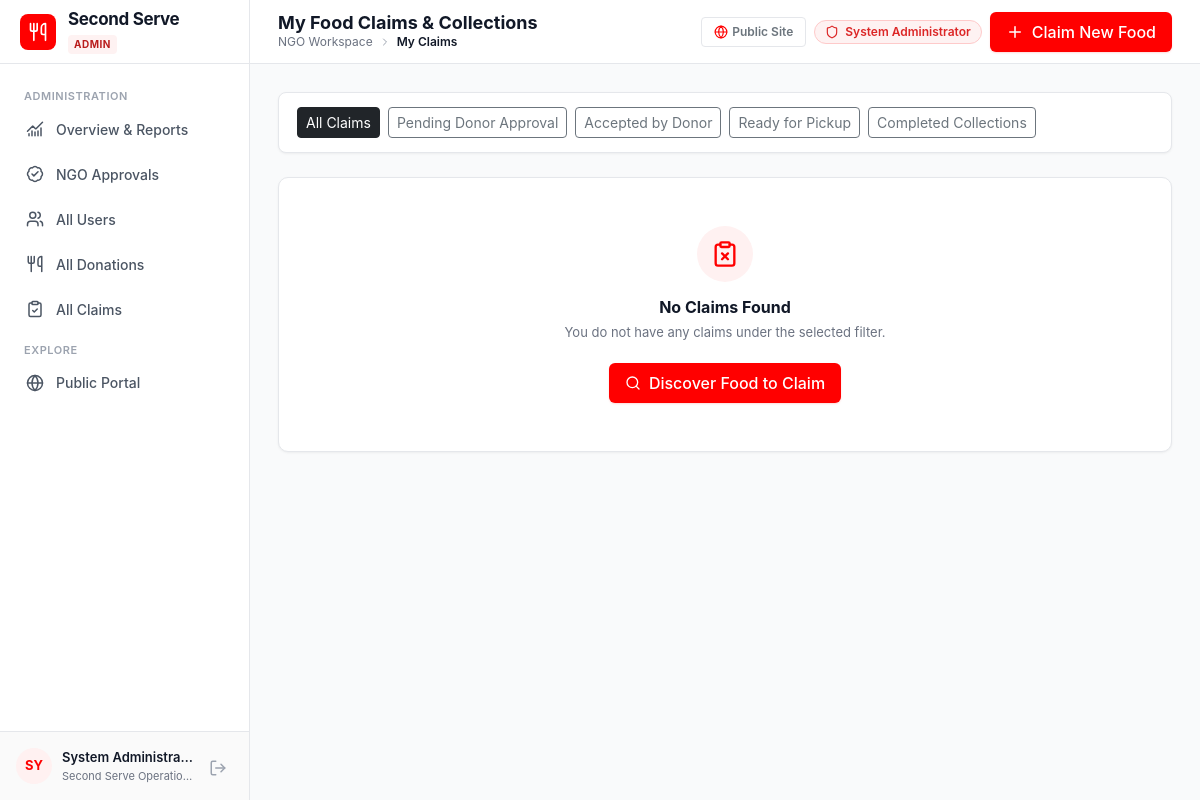
Page /ngo/my-claims (signed in) on the committed database.
### app/models.py (models this page shows, shortened)
class User(UserMixin, db.Model):
    __tablename__ = 'users'
    id = db.Column(db.Integer, primary_key=True)
    name = db.Column(db.String(100), nullable=False)
    email = db.Column(db.String(120), unique=True, index=True, nullable=False)
    password_hash = db.Column(db.String(255), nullable=False)
    role = db.Column(db.String(20), nullable=False, default='DONOR')  # DONOR, NGO, ADMIN
    phone = db.Column(db.String(25), nullable=False)
    organization_name = db.Column(db.String(150), nullable=True)
    address = db.Column(db.String(255), nullable=True)
    locality = db.Column(db.String(100), nullable=True)
    city = db.Column(db.String(100), nullable=True)
    district = db.Column(db.String(100), nullable=True)
    verification_status = db.Column(db.String(20), nullable=False, default='APPROVED')
    is_active = db.Column(db.Boolean, default=True, nullable=False)
    created_at = db.Column(db.DateTime, default=datetime.utcnow, nullable=False)
    listings = db.relationship('FoodListing', backref='donor', lazy='dynamic', cascade='all, delete-orphan')
    claims = db.relationship('Claim', backref='recipient', lazy='dynamic')
    audit_logs = db.relationship('AuditLog', backref='user', lazy='dynamic')
    @property
    def is_admin(self):
        return self.role == 'ADMIN'
    @property
    def is_donor(self):
        return self.role == 'DONOR'
    @property
    def is_ngo(self):
        return self.role == 'NGO'

### app/routes/ngo.py (the view)
@ngo_bp.route('/claims')
@ngo_bp.route('/my-claims')
def my_claims():
    status_filter = request.args.get('status', 'ALL').upper()
    query = Claim.query.filter_by(recipient_id=current_user.id)
    if status_filter != 'ALL':
        query = query.filter_by(status=status_filter)
    claims_list = query.order_by(Claim.created_at.desc()).all()
    return render_template('ngo/my_claims.html', claims=claims_list, current_filter=status_filter)

### app/templates/ngo/my_claims.html (shortened to what this page needs)
{% extends 'base.html' %}
{% block page_title %}My Food Claims & Collections{% endblock %}
{% block breadcrumb %}
  <span>NGO Workspace</span>
  <i data-lucide="chevron-right" style="width: 12px; height: 12px; color: #9CA3AF;"></i>
  <span style="color: #111827; font-weight: 600;">My Claims</span>
{% endblock %}
{% block header_actions %}
  <a href="{{ url_for('ngo.discover') }}" class="btn-ss-primary">
    <i data-lucide="plus" style="width: 18px; height: 18px;"></i>
    <span>Claim New Food</span>
  </a>
{% endblock %}
{% block content %}
<div class="filter-toolbar">
  <div class="d-flex flex-wrap gap-2">
    <a href="{{ url_for('ngo.my_claims', status='ALL') }}" class="btn btn-sm {% if current_filter == 'ALL' %}btn-dark{% else %}btn-outline-secondary{% endif %}">
      All Claims
    </a>
    <a href="{{ url_for('ngo.my_claims', status='PENDING') }}" class="btn btn-sm {% if current_filter == 'PENDING' %}btn-warning text-dark{% else %}btn-outline-secondary{% endif %}">
      Pending Donor Approval
    </a>
    <a href="{{ url_for('ngo.my_claims', status='ACCEPTED') }}" class="btn btn-sm {% if current_filter == 'ACCEPTED' %}btn-info text-white{% else %}btn-outline-secondary{% endif %}">
      Accepted by Donor
    </a>
    <a href="{{ url_for('ngo.my_claims', status='READY_FOR_COLLECTION') }}" class="btn btn-sm {% if current_filter == 'READY_FOR_COLLECTION' %}btn-primary{% else %}btn-outline-secondary{% endif %}">
      Ready for Pickup
    </a>
    <a href="{{ url_for('ngo.my_claims', status='COLLECTED') }}" class="btn btn-sm {% if current_filter == 'COLLECTED' %}btn-success{% else %}btn-outline-secondary{% endif %}">
      Completed Collections
    </a>
  </div>
</div>
<div class="ss-card">
  <div class="ss-card-body p-0">
    {% if claims %}
      <div class="table-responsive">
        <table class="ss-table">
          <thead>
            <tr>
              <th>Claim ID</th>
              <th>Food Item</th>
              <th>Quantity</th>
              <th>Donor Organization</th>
              <th>Pickup Address</th>
              <th>Status</th>
              <th>Claimed At</th>
              <th class="text-end">Tracker</th>
            </tr>
          </thead>
          <tbody>
            {% for c in claims %}
              <tr>
                <td><strong>#{{ c.id }}</strong></td>
                <td>
                  <div class="d-flex align-items-center gap-2">
                    {% if c.listing.image_filename %}
                      <img src="{{ url_for('static', filename='images/uploads/' + c.listing.image_filename) }}" alt="{{ c.listing.title }}" style="width: 40px; height: 40px; object-fit: cover; border-radius: 6px; border: 1px solid #E5E7EB; flex-shrink: 0;" onerror="this.src='{{ url_for('static', filename='images/food/buffet_curry.jpg') }}';">
                    {% else %}
                      <div style="width: 40px; height: 40px; border-radius: 6px; background: #FFF1F1; color: #FF0000; display: flex; align-items: center; justify-content: center; flex-shrink: 0;">
                        <i data-lucide="utensils" style="width: 18px; height: 18px;"></i>
                      </div>
                    {% endif %}
                    <div>
                      <div style="font-weight: 700; color: #111827;">{{ c.listing.title }}</div>
                      <div style="font-size: 11px; color: #6B7280;">{{ c.listing.category }}</div>
                    </div>
                  </div>
                </td>
                <td>
                  <strong>{{ c.listing.quantity|int if c.listing.quantity == c.listing.quantity|int else c.listing.quantity }}</strong> {{ c.listing.unit }}
                </td>
                <td>
                  <div style="font-weight: 600;">{{ c.listing.donor.organization_name or c.listing.donor.name }}</div>
                  <div style="font-size: 11px; color: #6B7280;">Phone: {{ c.listing.donor.phone }}</div>
                </td>
                <td>
                  <div style="font-size: 13px;">{{ c.listing.locality }}</div>
                  <div style="font-size: 11px; color: #6B7280;">{{ c.listing.location }}</div>
                </td>
                <td>
                  {% if c.status == 'PENDING' %}
                    <span class="pill-status pill-pending">Step 1: Submitted</span>
                  {% elif c.status == 'ACCEPTED' %}
                    <span class="pill-status pill-ready">Step 2: Accepted</span>
                  {% elif c.status == 'READY_FOR_COLLECTION' %}
                    <span class="pill-status pill-available">Step 3: Ready for Pickup</span>
                  {% elif c.status == 'COLLECTED' %}
                    <span class="pill-status pill-collected">Step 4: Collected</span>
                  {% elif c.status == 'REJECTED' %}
                    <span class="pill-status pill-rejected">Rejected</span>
                  {% else %}
                    <span class="pill-status pill-cancelled">Cancelled</span>
                  {% endif %}
                </td>
                <td>{{ c.created_at|datetimeformat }}</td>
                <td class="text-end">
                  <a href="{{ url_for('ngo.claim_tracker', claim_id=c.id) }}" class="btn btn-sm btn-ss-primary" style="font-size: 12px; padding: 4px 10px;">
                    Track Pipeline
                  </a>
                </td>
              </tr>
            {% endfor %}
          </tbody>
        </table>
      </div>
    {% else %}
      <div class="empty-state">
        <div class="empty-state-icon">
          <i data-lucide="clipboard-x" style="width: 28px; height: 28px;"></i>
        </div>
        <h3 class="empty-state-title">No Claims Found</h3>
        <p class="empty-state-desc">You do not have any claims under the selected filter.</p>
        <a href="{{ url_for('ngo.discover') }}" class="btn-ss-primary">
          <i data-lucide="search" style="width: 16px; height: 16px;"></i> Discover Food to Claim
        </a>
      </div>
    {% endif %}
  </div>
</div>
{% endblock %}

### app/templates/base.html (shortened to what this page needs)
<!DOCTYPE html>
<html lang="en">
<head>
  <link rel="stylesheet" href="{{ url_for('static', filename='vendor/bootstrap/bootstrap.min.css') }}">
  <link rel="stylesheet" href="{{ url_for('static', filename='css/style.css') }}">
</head>
<body>
  <div class="app-wrapper">
    <aside class="app-sidebar" id="appSidebar">
      <div class="sidebar-header">
        <div class="brand-icon-box">
          <i data-lucide="utensils" style="width: 20px; height: 20px;"></i>
        </div>
        <div class="brand-info">
          <div class="brand-title">Second Serve</div>
          {% if current_user.is_authenticated %}
            <span class="role-pill role-pill-{{ current_user.role.lower() }}">
              {{ current_user.role }}
            </span>
          {% endif %}
        </div>
      </div>
      <nav class="sidebar-nav">
        {% if current_user.is_authenticated %}
          {% if current_user.is_donor %}
            <div class="nav-section-title">Donor Workspace</div>
            <a href="{{ url_for('donor.dashboard') }}" class="sidebar-nav-link {% if request.endpoint == 'donor.dashboard' %}active{% endif %}">
              <i data-lucide="layout-dashboard" style="width: 18px; height: 18px;"></i>
              <span>Dashboard</span>
            </a>
            <a href="{{ url_for('donor.create') }}" class="sidebar-nav-link {% if request.endpoint == 'donor.create' %}active{% endif %}">
              <i data-lucide="plus-circle" style="width: 18px; height: 18px;"></i>
              <span>Create Donation</span>
            </a>
            <a href="{{ url_for('donor.my_donations') }}" class="sidebar-nav-link {% if request.endpoint in ['donor.my_donations', 'donor.edit'] %}active{% endif %}">
              <i data-lucide="utensils" style="width: 18px; height: 18px;"></i>
              <span>My Donations</span>
            </a>
            <a href="{{ url_for('donor.claims') }}" class="sidebar-nav-link {% if request.endpoint in ['donor.claims', 'donor.claim_detail'] %}active{% endif %}">
              <i data-lucide="clipboard-check" style="width: 18px; height: 18px;"></i>
              <span>Claim Requests</span>
              {% if donor_pending_claims > 0 %}
                <span class="sidebar-badge">{{ donor_pending_claims }}</span>
              {% endif %}
            </a>
            <a href="{{ url_for('donor.history') }}" class="sidebar-nav-link {% if request.endpoint == 'donor.history' %}active{% endif %}">
              <i data-lucide="clock" style="width: 18px; height: 18px;"></i>
              <span>History</span>
            </a>
          {% elif current_user.is_admin %}
            <div class="nav-section-title">Administration</div>
            <a href="{{ url_for('admin.dashboard') }}" class="sidebar-nav-link {% if request.endpoint == 'admin.dashboard' %}active{% endif %}">
              <i data-lucide="chart-no-axes-combined" style="width: 18px; height: 18px;"></i>
              <span>Overview & Reports</span>
            </a>
            <a href="{{ url_for('admin.ngos') }}" class="sidebar-nav-link {% if request.endpoint == 'admin.ngos' %}active{% endif %}">
              <i data-lucide="badge-check" style="width: 18px; height: 18px;"></i>
              <span>NGO Approvals</span>
            </a>
            <a href="{{ url_for('admin.users') }}" class="sidebar-nav-link {% if request.endpoint == 'admin.users' %}active{% endif %}">
              <i data-lucide="users" style="width: 18px; height: 18px;"></i>
              <span>All Users</span>
            </a>
            <a href="{{ url_for('admin.donations') }}" class="sidebar-nav-link {% if request.endpoint == 'admin.donations' %}active{% endif %}">
              <i data-lucide="utensils" style="width: 18px; height: 18px;"></i>
              <span>All Donations</span>
            </a>
            <a href="{{ url_for('admin.claims') }}" class="sidebar-nav-link {% if request.endpoint == 'admin.claims' %}active{% endif %}">
              <i data-lucide="clipboard-check" style="width: 18px; height: 18px;"></i>
              <span>All Claims</span>
            </a>
          {% endif %}
        {% endif %}
        <div class="nav-section-title">Explore</div>
        <a href="{{ url_for('main.landing') }}" class="sidebar-nav-link" target="_blank">
          <i data-lucide="globe" style="width: 18px; height: 18px;"></i>
          <span>Public Portal</span>
        </a>
      </nav>
      {% if current_user.is_authenticated %}
        <div class="sidebar-footer">
          <div class="user-profile-card">
            <div class="user-avatar">
              {{ current_user.name[:2].upper() }}
            </div>
            <div class="user-info">
              <div class="user-name" title="{{ current_user.name }}">{{ current_user.name }}</div>
              <div class="user-org" title="{{ current_user.organization_name or current_user.email }}">
                {{ current_user.organization_name or current_user.email }}
              </div>
            </div>
            <a href="{{ url_for('auth.logout') }}" class="btn-logout" title="Log out">
              <i data-lucide="log-out" style="width: 18px; height: 18px;"></i>
            </a>
          </div>
        </div>
      {% endif %}
    </aside>
    <main class="app-main">
      <header class="app-header">
        <div class="header-left">
          <div class="header-title-box">
            <h1 class="page-title">{% block page_title %}Dashboard{% endblock %}</h1>
            <div class="page-breadcrumb">
              {% block breadcrumb %}{% endblock %}
            </div>
          </div>
        </div>
        <div class="header-right d-flex align-items-center gap-2">
          <a href="{{ url_for('main.landing') }}" class="btn btn-sm btn-outline-secondary d-none d-md-inline-flex align-items-center gap-1" style="font-size: 12px; font-weight: 600; padding: 5px 12px; border-color: #E5E7EB; text-decoration: none;" target="_blank">
            <i data-lucide="globe" style="width: 14px; height: 14px; color: #FF0000;"></i>
            <span>Public Site</span>
          </a>
          {% if current_user.is_authenticated %}
            {% if current_user.is_ngo %}
              {% if current_user.verification_status == 'APPROVED' %}
                <span class="pill-status pill-approved">
                  <i data-lucide="badge-check" style="width: 14px; height: 14px;"></i> Verified NGO
                </span>
              {% elif current_user.verification_status == 'PENDING' %}
                <span class="pill-status pill-pending" title="Admin approval required to claim donations">
                  <i data-lucide="clock" style="width: 14px; height: 14px;"></i> Approval Pending
                </span>
              {% else %}
                <span class="pill-status pill-rejected">
                  <i data-lucide="x-circle" style="width: 14px; height: 14px;"></i> Verification Rejected
                </span>
              {% endif %}
            {% elif current_user.is_donor %}
              <span class="pill-status pill-approved">
                <i data-lucide="shield-check" style="width: 14px; height: 14px;"></i> Verified Food Donor
              </span>
            {% elif current_user.is_admin %}
              <span class="pill-status pill-status-danger">
                <i data-lucide="shield" style="width: 14px; height: 14px;"></i> System Administrator
              </span>
            {% endif %}
            {% block header_actions %}{% endblock %}
          {% endif %}
        </div>
      </header>
      <div class="app-content">
        {% block content %}{% endblock %}
      </div>
    </main>
  </div>
</body>
</html>

### rows in the picture
User: role "ADMIN", name "SY", name "System Administra…", organization_name "Second Serve Operatio…"
